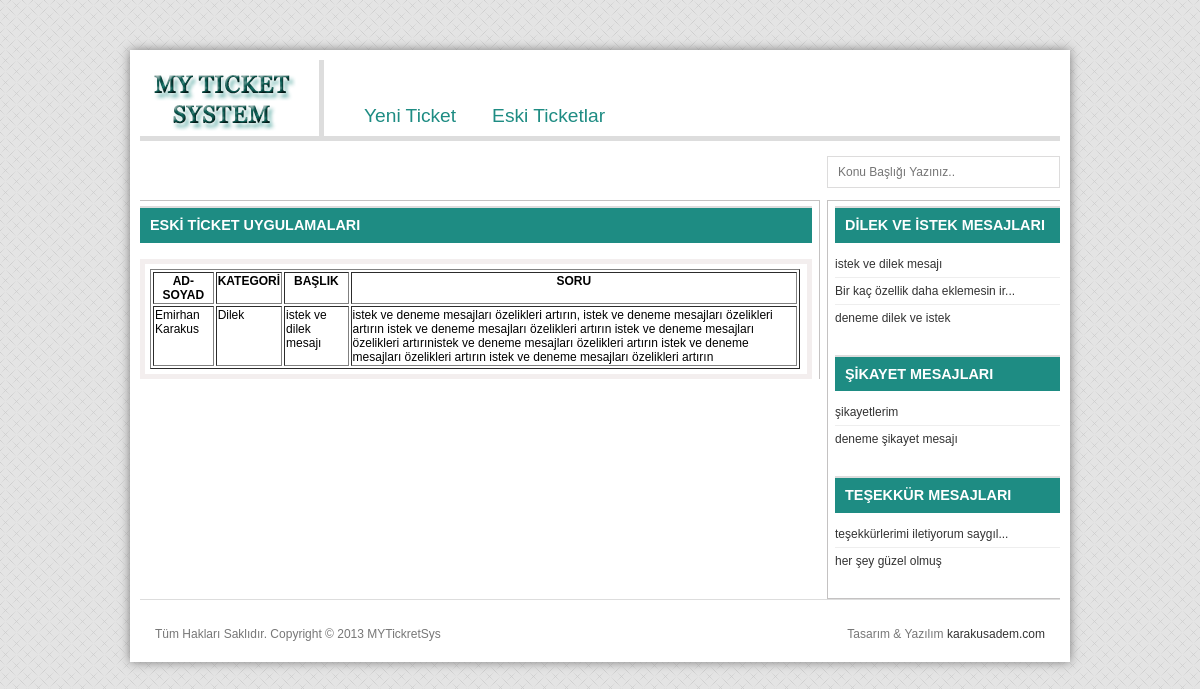
The page /detay.php?islem=detay&id=7 on the database as committed earlier.
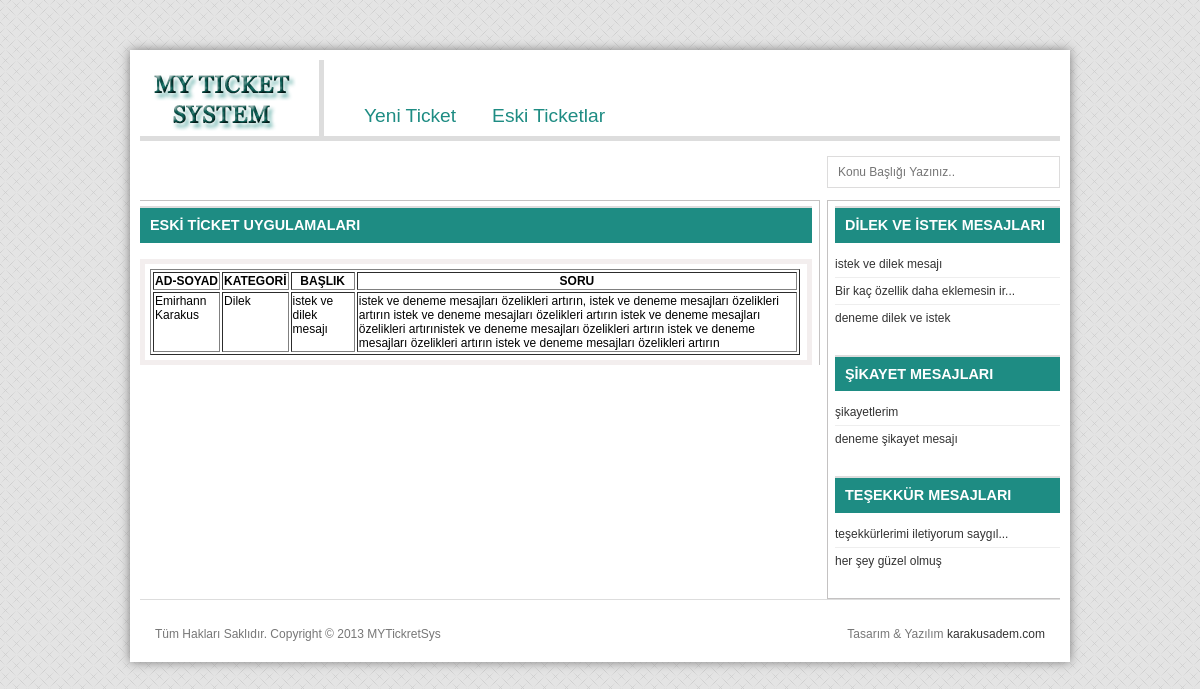
The same page on the database as committed later.
### tables this page shows
CREATE TABLE IF NOT EXISTS `uye_detay` (
  `id_kullanici` int(11) NOT NULL AUTO_INCREMENT,
  `id_kategori` int(2) NOT NULL,
  `ad` varchar(25) NOT NULL,
  `soyad` varchar(25) NOT NULL,
  `email` varchar(100) NOT NULL,
  `sifreleme` varchar(40) NOT NULL,
  `ip` varchar(30) NOT NULL,
  `status` int(1) NOT NULL COMMENT '0-pasif, 1-soru, 2-cevaplanan',
  PRIMARY KEY (`id_kullanici`)
);

CREATE TABLE IF NOT EXISTS `kategori` (
  `id_kategori` int(11) NOT NULL AUTO_INCREMENT,
  `kategori_ad` varchar(100) NOT NULL,
  PRIMARY KEY (`id_kategori`)
);

CREATE TABLE IF NOT EXISTS `soru` (
  `id_soru` int(11) NOT NULL AUTO_INCREMENT,
  `id_kullanici` int(11) NOT NULL,
  `baslik` varchar(255) NOT NULL,
  `soru` text NOT NULL,
  `tarih` datetime NOT NULL,
  `dosya` varchar(255) DEFAULT NULL,
  PRIMARY KEY (`id_soru`),
  KEY `id_kullanici` (`id_kullanici`)
);

### lib/ezSQL/shared/ez_sql_core.php (called while the page is built, shortened)
<?php
	class ezSQLcore
	{
		var $show_errors      = true;
		var $timers           = array();
		function get_host_port( $host, $default = false )
		{
			$port = $default;
			return array( $host, $port );
		}
		function show_errors()
		{
			$this->show_errors = true;
		}
		function flush()
		{
			$this->last_result = null;
		}
		function get_row($query=null,$output=OBJECT,$y=0)
		{
			if ( $query )
			{
				$this->query($query);
			}
			if ( $output == OBJECT )
			{
				return $this->last_result[$y]?$this->last_result[$y]:null;
			}
			elseif ( $output == ARRAY_A )
			{
				return $this->last_result[$y]?get_object_vars($this->last_result[$y]):null;
			}
			elseif ( $output == ARRAY_N )
			{
				return $this->last_result[$y]?array_values(get_object_vars($this->last_result[$y])):null;
			}
			else
			{
				$this->show_errors ? trigger_error(" \$db->get_row(string query, output type, int offset) -- Output type must be one of: OBJECT, ARRAY_A, ARRAY_N",E_USER_WARNING) : null;
			}
		}
		function get_results($query=null, $output = OBJECT)
		{
			if ( $query )
			{
				$this->query($query);
			}
			if ( $output == OBJECT )
			{
				return $this->last_result;
			}
		}
		function timer_get_cur()
		{
			list($usec, $sec) = explode(" ",microtime());
			return ((float)$usec + (float)$sec);
		}
		function timer_start($timer_name)
		{
			$this->timers[$timer_name] = $this->timer_get_cur();
		}
		function timer_elapsed($timer_name)
		{
			return round($this->timer_get_cur() - $this->timers[$timer_name],2);
		}
	}

### config.php (called while the page is built, shortened)
<?php
include_once "lib/ezSQL/shared/ez_sql_core.php";
include_once "lib/ezSQL/mysqli/ez_sql_mysqli.php";
$DB = new ezSQL_mysqli('root','','myticketsystem','localhost');

### lib/ezSQL/mysqli/ez_sql_mysqli.php (called while the page is built, shortened)
<?php
	$ezsql_mysqli_str = array
	(
		1 => 'Require $dbuser and $dbpassword to connect to a database server',
		2 => 'Error establishing mySQLi database connection. Correct user/password? Correct hostname? Database server running?',
		3 => 'Require $dbname to select a database',
		4 => 'mySQLi database connection is not active',
		5 => 'Unexpected error while trying to select database'
	);
	class ezSQL_mysqli extends ezSQLcore
	{
		function connect($dbuser='', $dbpassword='', $dbhost='localhost', $dbport=false)
		{
			global $ezsql_mysqli_str; $return_val = false;
			if ( ! $dbuser )
			{
				$this->register_error($ezsql_mysqli_str[1].' in '.__FILE__.' on line '.__LINE__);
				$this->show_errors ? trigger_error($ezsql_mysqli_str[1],E_USER_WARNING) : null;
			}
			else if ( ! $this->dbh = new mysqli($dbhost,$dbuser,$dbpassword, '', $dbport) )
			{
				$this->register_error($ezsql_mysqli_str[2].' in '.__FILE__.' on line '.__LINE__);
				$this->show_errors ? trigger_error($ezsql_mysqli_str[2],E_USER_WARNING) : null;
			}
			else
			{
				$return_val = true;
			}
			return $return_val;
		}
		function query($query)
		{
			$return_val = 0;
			$query = trim($query);
			$this->result = @$this->dbh->query($query);
			$is_insert = false;
			if ( preg_match("/^(insert|delete|update|replace|truncate|drop|create|alter|begin|commit|rollback|set)/i",$query) )
			{
				$this->rows_affected = @$this->dbh->affected_rows;
				$return_val = $this->rows_affected;
			}
			else
			{
				$i=0;
				$num_rows=0;
				while ( $row = @$this->result->fetch_object() )
				{
					$num_rows++;
				}
				$this->num_rows = $num_rows;
				$return_val = $this->num_rows;
			}
			return $return_val;
		}
	}

### kontroller.php (called while the page is built, shortened)
<?php
class kontroller {
   public function metin($metin){
                if(strlen($metin)>36){
                    $metin= substr($metin, 0,35).'...';
                    return $metin;
                }else{
                    return $metin;
                }
   }
}

### kategoriler.php (the view, shortened to what the changed rows need)
<?php include_once 'kontroller.php';
$metin=new kontroller();
?>
<div class="section">
    <div class="section-content">
            <ul class="nice-list">
                <?php
                $sql1="SELECT ud.id_kullanici, k.id_kategori, k.kategori_ad, s.baslik "
                        . "FROM uye_detay ud "
                        . "INNER JOIN soru s "
                        . "ON ud.id_kullanici = s.id_kullanici "
                        . "INNER JOIN kategori k "
                        . "ON ud.id_kategori = k.id_kategori "
                        . "WHERE k.id_kategori=1 "
                        . "ORDER BY s.id_kullanici DESC LIMIT 6";
                $sonuclar=$DB->get_results($sql1);
                foreach ($sonuclar as $kategori){
                    echo '
                    <li>
                            <div class="left"><a href="detay.php?islem=detay&id='.$kategori->id_kullanici.'">'.$metin->metin($kategori->baslik).'</a></div>
                            <div class="right"></div>
                            <div class="clearer">&nbsp;</div>
                    </li>';
                }
                ?>
            </ul>
    </div>
</div>

### detay.php (shortened to what the changed rows need)
<?php require_once 'config.php'; ?>
<!DOCTYPE>
<html xmlns="http://www.w3.org/1999/xhtml" dir="ltr">
<head>
    <link rel="stylesheet" type="text/css" href="resources/css/style.css" media="screen" />
    <link rel="stylesheet" type="text/css" href="resources/css/jquery.autocomplete.css">
</head>
<body>
<div id="site-wrapper">
<div class="main" id="main-two-columns">
    <div class="left" id="main-content">
       <div class="form">
        <section id="respond">
            <table border="1" style="width: 650px">
                <thead>
                    <tr>
                        <th>AD-SOYAD</th>
                        <th>KATEGORİ</th>
                        <th>BAŞLIK</th>
                        <th>SORU</th>
                    </tr>
                </thead>
<?php
$islem=$_GET['islem'];
$id =$_GET['id'];
$id=(int)$id;
if($islem =="detay"){
$sql="SELECT ud.id_kullanici, ud.ad, ud.soyad, ud.email, k.kategori_ad, s.baslik, s.soru "
        . "FROM uye_detay ud "
        . "LEFT JOIN soru s "
        . "ON s.id_kullanici = ud.id_kullanici "
        . "LEFT JOIN kategori k "
        . "ON k.id_kategori = ud.id_kategori "
        . "WHERE id_soru=$id";
$kayitlar=$DB->get_row($sql);
}
        echo '<tr>
         <td>'.ucwords($kayitlar->ad.' '.$kayitlar->soyad).'</td>
         <td>'.$kayitlar->kategori_ad.'</td>
         <td>'.$kayitlar->baslik.'</td>
         <td>'.$kayitlar->soru.'</td>
         </tr>';
?>
            </table>
        </section>
     </div>
   </div>
        <div class="right sidebar" id="sidebar">
                  <?php include_once "kategoriler.php"; ?>
        </div>
</div>
</div>
</body>
</html>

Rows that differ between the two databases and show on the page:
changed uye_detay "istek ve dilek mesajı": ad+soyad "Emirhan Karakus" → "Emirhann Karakus"
